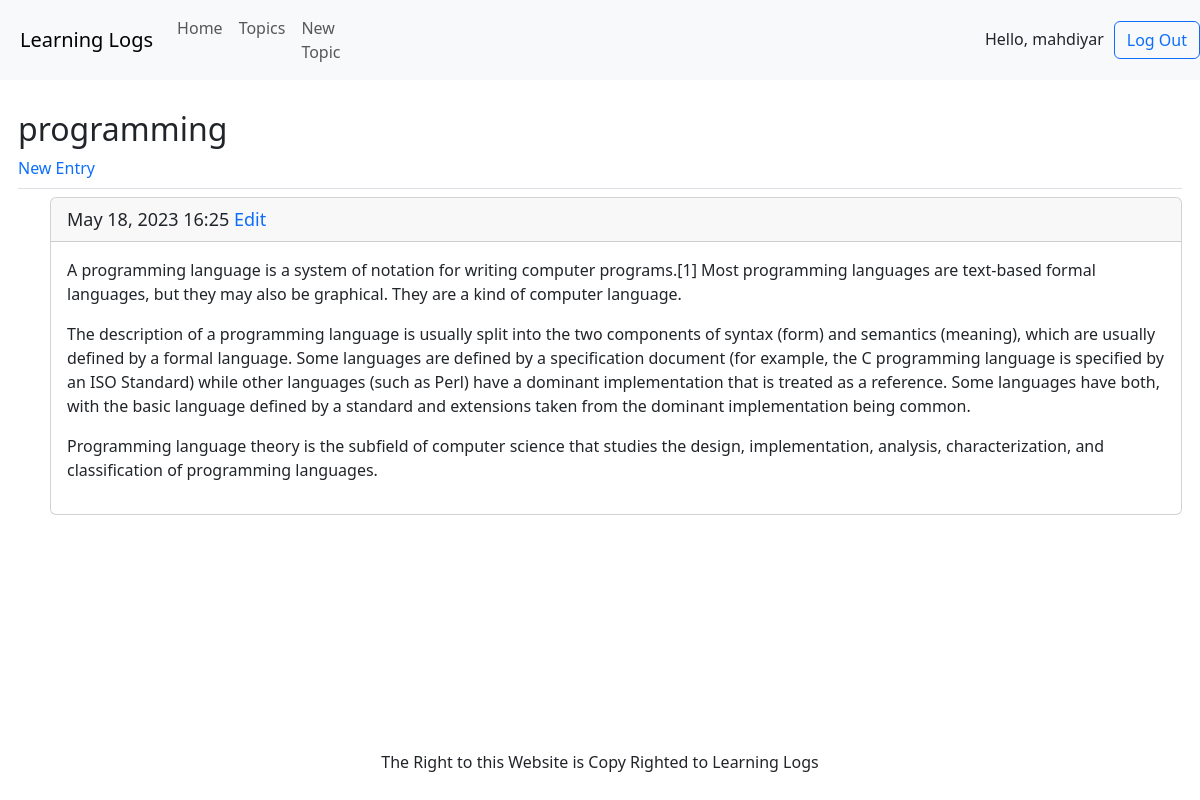
Page /topic/programming/ (signed in) on the committed database.
### learning_logs/models.py (models this page shows, shortened)
class Topic(models.Model):
    text = models.TextField(max_length=200, unique=True, )
    owner = models.ForeignKey(User, on_delete=models.CASCADE)
    date_added = models.DateTimeField(auto_now=True)

class Entry(models.Model):
    date_added = models.DateTimeField(auto_now=True)
    text = models.TextField()
    topic = models.ForeignKey(Topic, on_delete=models.CASCADE)
    class Meta:
        verbose_name_plural = 'entries'

### learning_logs/views.py (the view)
# urls.py: path("topic/<str:topic_text>/", topic),
@login_required
def topic(request, topic_text):
    user_topic = Topic.objects.filter(owner=request.user).filter(text=topic_text.lower()).first()
    if user_topic is None:
        return HttpResponseForbidden()
    context = {'topic': user_topic}
    return render(request, "topic.html", context)

### templates/topic.html (shortened to what this page needs)
{% extends 'base.html' %}
{% block header %}
    <h2>{{ topic.text }}</h2> <a style="text-decoration: none" href="/newentry/{{ topic.text }}">New Entry</a>
{% endblock header %}
{% block content %}
    <ul>
        {% for entry in topic.entry_set.iterator %}
            <div class="card mb-3">
                <p style="font-size: 18px" class="card-header">
                {{ entry.date_added|date:'M d, Y H:i' }}
               <a style="font-size: 18px; text-decoration: none" href="/editentry/{{ entry.id }}">Edit</a>
            </p>
                <div class="card-body">{{ entry.text|linebreaks }}</div>
            </div>
        {% empty %}
            <p>There are No Entry Yet!</p>
        {% endfor %}
    </ul>
{% endblock content %}

### templates/base.html (shortened to what this page needs)
<!DOCTYPE html>
<html lang="en">
<head>
    {% load django_bootstrap5 %}
    {% bootstrap_css %}
</head>
<body>
<nav style="padding-left: 20px;" class="navbar navbar-expand-lg navbar-light bg-light">
    <a class="navbar-brand" href="/">Learning Logs</a>
    <div class="collapse navbar-collapse" id="navbarSupportedContent">
        <ul class="navbar-nav mr-auto">
            <li class="nav-item active">
                <a class="nav-link" href="/">Home</a>
            </li>
            <li class="nav-item">
                <a class="nav-link" href="/topics">Topics</a>
            </li>
            <li class="nav-item">
                <a class="nav-link" href="/newtopic">New Topic</a>
            </li>
        </ul>
        <div style="width: 85%; justify-content: right" class="navbar-nav nav-brand">
            {% if user.is_authenticated %}
                <div class="nav-item">
                    <span style="margin-right: 5px; vertical-align: -webkit-baseline-middle">Hello, {{ user.username }}</span>
                </div>
                <div class="nav-item">
                    <a style="margin-left: 5px" class="btn btn-outline-primary"
                       href="/accounts/logout">Log Out</a>
                </div>
            {% endif %}
        </div>
    </div>
</nav>
<main class="row">
    <div class="container-fluid" style="padding: 30px">
        <div class="pb-2 mb-2 border-bottom">
            {% block header %}{% endblock header %}
        </div>
        {% block content %}{% endblock content %}
    </div>
</main>
<footer style="position:absolute;: relative; bottom: 10px; width: 100%">
    <p style="text-align: center; display: block; width: 100%">The Right to this Website is Copy Righted to Learning
        Logs</p>
</footer>
</body>
</html>

### rows in the picture
Topic: text "programming"
Entry: date_added "May 18, 2023 16:25", text "A programming language is a system of notation for writing computer programs.[1] Most programming languages are text-based formal languages, but they may also be graphical. They are a kind of computer language. The description of a programming language is usually split into the two components of syntax (form) and semantics (meaning), which are usually defined by a formal language. Some languages are defined by a specification document (for example, the C programming language is specified by an ISO Standard) while other languages (such as Perl) have a dominant implementation that is treated as a reference. Some languages have both, with the basic language defined by a standard and extensions…"

### other values in the picture
{{ user.username }} "mahdiyar"
